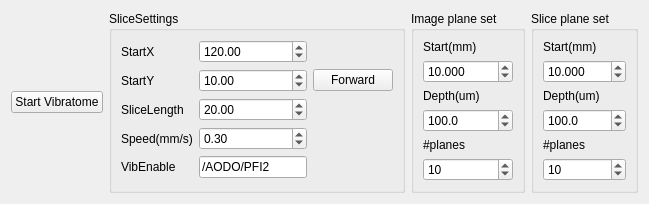
        <widget class="QWidget" name="Vibratometab">
         <attribute name="title">
          <string>Vibratome</string>
         </attribute>
         <layout class="QHBoxLayout" name="horizontalLayout_10">
          <item>
           <widget class="QPushButton" name="VibEnabled">
            <property name="maximumSize">
             <size>
              <width>300</width>
              <height>16777215</height>
             </size>
            </property>
            <property name="text">
             <string>Start Vibratome</string>
            </property>
            <property name="checkable">
             <bool>true</bool>
            </property>
           </widget>
          </item>
          <item>
           <widget class="QGroupBox" name="groupBox_3">
            <property name="maximumSize">
             <size>
              <width>500</width>
              <height>16777215</height>
             </size>
            </property>
            <property name="title">
             <string>SliceSettings</string>
            </property>
            <layout class="QGridLayout" name="gridLayout_16">
             <item row="4" column="1">
              <widget class="QLabel" name="label_21">
               <property name="text">
                <string>VibEnable</string>
               </property>
              </widget>
             </item>
             <item row="0" column="3">
              <widget class="QDoubleSpinBox" name="SliceX">
               <property name="maximum">
                <double>150.000000000000000</double>
               </property>
               <property name="value">
                <double>120.000000000000000</double>
               </property>
              </widget>
             </item>
             <item row="3" column="1">
              <widget class="QLabel" name="label_22">
               <property name="text">
                <string>Speed(mm/s)</string>
               </property>
              </widget>
             </item>
             <item row="1" column="3">
              <widget class="QDoubleSpinBox" name="SliceY">
               <property name="maximum">
                <double>50.000000000000000</double>
               </property>
               <property name="value">
                <double>10.000000000000000</double>
               </property>
              </widget>
             </item>
             <item row="3" column="3">
              <widget class="QDoubleSpinBox" name="SliceSpeed">
               <property name="value">
                <double>0.300000000000000</double>
               </property>
              </widget>
             </item>
             <item row="4" column="3">
              <widget class="QLineEdit" name="VibEnable">
               <property name="text">
                <string>/AODO/PFI2</string>
               </property>
              </widget>
             </item>
             <item row="2" column="1">
              <widget class="QLabel" name="label_20">
               <property name="text">
                <string>SliceLength</string>
               </property>
              </widget>
             </item>
             <item row="1" column="4">
              <widget class="QPushButton" name="SliceDir">
               <property name="text">
                <string>Forward</string>
               </property>
               <property name="checkable">
                <bool>true</bool>
               </property>
              </widget>
             </item>
             <item row="2" column="3">
              <widget class="QDoubleSpinBox" name="SliceLength">
               <property name="maximum">
                <double>50.000000000000000</double>
               </property>
               <property name="value">
                <double>20.000000000000000</double>
               </property>
              </widget>
             </item>
             <item row="0" column="1">
              <widget class="QLabel" name="label_18">
               <property name="text">
                <string>StartX</string>
               </property>
              </widget>
             </item>
             <item row="1" column="1">
              <widget class="QLabel" name="label_19">
               <property name="text">
                <string>StartY</string>
               </property>
              </widget>
             </item>
            </layout>
           </widget>
          </item>
          <item>
           <widget class="QGroupBox" name="ImageZBox">
            <property name="maximumSize">
             <size>
              <width>300</width>
              <height>400</height>
             </size>
            </property>
            <property name="title">
             <string>Image plane set</string>
            </property>
            <layout class="QVBoxLayout" name="verticalLayout_4">
             <item>
              <widget class="QLabel" name="ImageZstartLabel">
               <property name="text">
                <string>Start(mm)</string>
               </property>
              </widget>
             </item>
             <item>
              <widget class="QDoubleSpinBox" name="ImageZStart">
               <property name="decimals">
                <number>3</number>
               </property>
               <property name="maximum">
                <double>50.000000000000000</double>
               </property>
               <property name="value">
                <double>10.000000000000000</double>
               </property>
              </widget>
             </item>
             <item>
              <widget class="QLabel" name="ImageDepthLabel">
               <property name="maximumSize">
                <size>
                 <width>16777215</width>
                 <height>16777206</height>
                </size>
               </property>
               <property name="text">
                <string>Depth(um)</string>
               </property>
              </widget>
             </item>
             <item>
              <widget class="QDoubleSpinBox" name="ImageZDepth">
               <property name="decimals">
                <number>1</number>
               </property>
               <property name="minimum">
                <double>1.000000000000000</double>
               </property>
               <property name="maximum">
                <double>10000.000000000000000</double>
               </property>
               <property name="value">
                <double>100.000000000000000</double>
               </property>
              </widget>
             </item>
             <item>
              <widget class="QLabel" name="ImageZnumberLabel">
               <property name="maximumSize">
                <size>
                 <width>16777215</width>
                 <height>16777206</height>
                </size>
               </property>
               <property name="text">
                <string>#planes</string>
               </property>
              </widget>
             </item>
             <item>
              <widget class="QSpinBox" name="ImageZnumber">
               <property name="maximum">
                <number>10000</number>
               </property>
               <property name="value">
                <number>10</number>
               </property>
              </widget>
             </item>
            </layout>
           </widget>
          </item>
          <item>
           <widget class="QGroupBox" name="SliceZBox">
            <property name="maximumSize">
             <size>
              <width>300</width>
              <height>400</height>
             </size>
            </property>
            <property name="title">
             <string>Slice plane set</string>
            </property>
            <layout class="QVBoxLayout" name="verticalLayout_6">
             <item>
              <widget class="QLabel" name="SliceZstartLabel">
               <property name="text">
                <string>Start(mm)</string>
               </property>
              </widget>
             </item>
             <item>
              <widget class="QDoubleSpinBox" name="SliceZStart">
               <property name="decimals">
                <number>3</number>
               </property>
               <property name="maximum">
                <double>50.000000000000000</double>
               </property>
               <property name="value">
                <double>10.000000000000000</double>
               </property>
              </widget>
             </item>
             <item>
              <widget class="QLabel" name="SliceDepthLabel">
               <property name="maximumSize">
                <size>
                 <width>16777215</width>
                 <height>16777206</height>
                </size>
               </property>
               <property name="text">
                <string>Depth(um)</string>
               </property>
              </widget>
             </item>
             <item>
              <widget class="QDoubleSpinBox" name="SliceZDepth">
               <property name="decimals">
                <number>1</number>
               </property>
               <property name="minimum">
                <double>1.000000000000000</double>
               </property>
               <property name="maximum">
                <double>10000.000000000000000</double>
               </property>
               <property name="value">
                <double>100.000000000000000</double>
               </property>
              </widget>
             </item>
             <item>
              <widget class="QLabel" name="SliceZnumberLabel">
               <property name="maximumSize">
                <size>
                 <width>16777215</width>
                 <height>16777206</height>
                </size>
               </property>
               <property name="text">
                <string>#planes</string>
               </property>
              </widget>
             </item>
             <item>
              <widget class="QSpinBox" name="SliceZnumber">
               <property name="maximum">
                <number>10000</number>
               </property>
               <property name="value">
                <number>10</number>
               </property>
              </widget>
             </item>
            </layout>
           </widget>
          </item>
         </layout>
        </widget>
